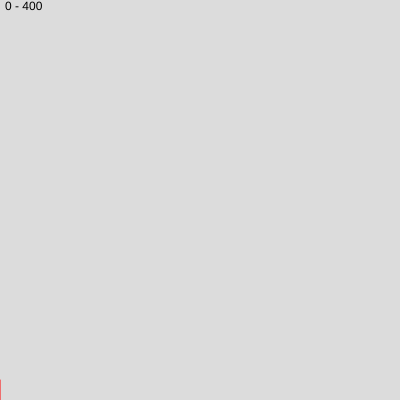
Frame 1 (no input)
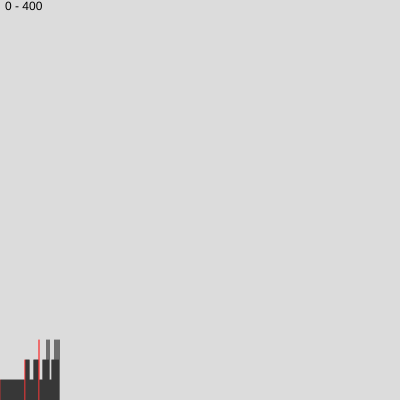
Frame 60 (no input)
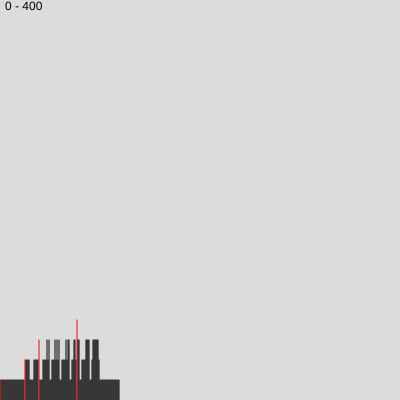
Frame 120 (the mouse pressed at the canvas centre since frame 60)

The p5.js sketch that drew these frames (run headless with seeded random() and noise() and a simulated clock; from frame 60 on, the mouse is pressed at the canvas centre):

// p5.js sketch
// ── sketch.js
let num = 0;
let record = 0
let scrollOffset = 0;

function setup() {
createCanvas(400, 400);
  background(220);
text("0 - 400", 5,10);
}

function draw() {
let stepCount = 0
stepCount = checkMult(num);
record = setRecord(record, stepCount,num);
// console.log(record + "" + digitCount)
line(num-scrollOffset,height,num-scrollOffset,height-(stepCount*20))
num++;
if (num-scrollOffset >= width){
background(220);
scrollOffset = num
  noStroke();
text(scrollOffset + " - " + Number(scrollOffset+400).toString() , 5,10);
}
}

function  checkMult(num){
let check = true
let count = 0
let digits = num.toString().split("");
while (check == true){
let result = 1;
  count++;
for (let digit of digits){
result = result * Number(digit);
}
//   print (count);
// print (result);
  digits = result.toString().split("");
  if (digits.length<=1) {check = false}
}
  return count
}

function setRecord(record, stepCount,num){
if (record < stepCount){
stroke("#FF0000")
console.log (num + " gets " + stepCount + " steps " )
createDiv(num + " gets " + stepCount + " steps ");
return stepCount
} else {
stroke(0)
return record
}
}

// ── style.css
html, body {
  margin: 0;
  padding: 0;
}

div .wrapper {
  display: flex;
}
.wrapper > * {
  flex: 1 100%;
}
div .wrapper .asid{
  min-width: 100px;
}
div .calender .container {
  display: flex;
  justify-content: center;

}
div .calender .container .grid{
  justify-content: center;
}
div .toprow {
display: flex;
height: 40px;
background-color: gray
}
div .week {
display: flex;
}
div .day {
display: block;
border: solid black 1px
}

div .cells{
  display: block;
  min-width: 100px;
  height: 100px;
}
